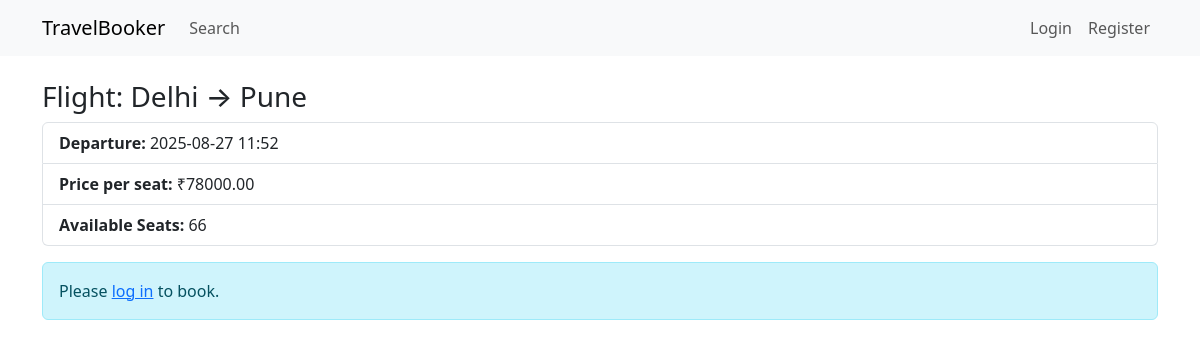
Page /travel/1/ on the committed database.
### booking/models.py (models this page shows, shortened)
class TravelOption(models.Model):
    class TravelType(models.TextChoices):
        FLIGHT = "FLIGHT", "Flight"
        TRAIN  = "TRAIN", "Train"
        BUS    = "BUS",   "Bus"
    travel_id = models.UUIDField(default=uuid.uuid4, editable=False, unique=True)
    type = models.CharField(max_length=10, choices=TravelType.choices)
    source = models.CharField(max_length=100)
    destination = models.CharField(max_length=100)
    departure = models.DateTimeField()
    price = models.DecimalField(max_digits=10, decimal_places=2)
    available_seats = models.PositiveIntegerField()
    class Meta:
        ordering = ["departure"]

### booking/views.py (the view)
# urls.py: path("travel/<int:pk>/", v.travel_detail, name="travel_detail"),
def travel_detail(request, pk:int):
    travel = get_object_or_404(TravelOption, pk=pk)
    form = BookingForm()
    return render(request, "travel/detail.html", {"travel": travel, "form": form})

### booking/templates/travel/detail.html
{% extends 'base.html' %}
{% block content %}
<h3>{{ travel.get_type_display }}: {{ travel.source }} → {{ travel.destination }}</h3>
<ul class="list-group mb-3">
  <li class="list-group-item"><strong>Departure:</strong> {{ travel.departure|date:"Y-m-d H:i" }}</li>
  <li class="list-group-item"><strong>Price per seat:</strong> ₹{{ travel.price }}</li>
  <li class="list-group-item"><strong>Available Seats:</strong> {{ travel.available_seats }}</li>
</ul>
{% if user.is_authenticated %}
<form method="post" action="{% url 'book_now' travel.id %}" class="card card-body">
  {% csrf_token %}
  {{ form.as_p }}
  <button class="btn btn-success" {% if travel.available_seats == 0 %}disabled{% endif %}>Confirm Booking</button>
</form>
{% else %}
<div class="alert alert-info">Please <a href="{% url 'login' %}">log in</a> to book.</div>
{% endif %}
{% endblock %}

### static/css/style.css (style rules this page uses)
body { padding-bottom: 40px; }

### rows in the picture
TravelOption: type "Flight", source "Delhi", destination "Pune", departure "2025-08-27 11:52", price "78000.00", available_seats "66"
